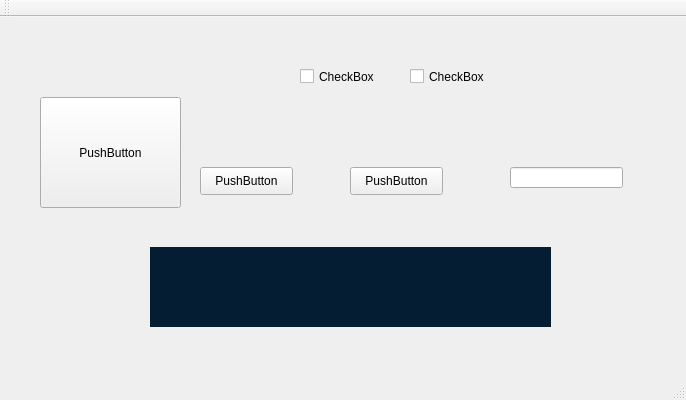
<?xml version="1.0" encoding="UTF-8"?>
<ui version="4.0">
 <class>ImageGraphicsWindowClass</class>
 <widget class="QMainWindow" name="ImageGraphicsWindowClass">
  <property name="geometry">
   <rect>
    <x>0</x>
    <y>0</y>
    <width>686</width>
    <height>400</height>
   </rect>
  </property>
  <property name="windowTitle">
   <string>ImageGraphicsWindow</string>
  </property>
  <widget class="QWidget" name="centralWidget">
   <widget class="QPushButton" name="pushButton">
    <property name="geometry">
     <rect>
      <x>200</x>
      <y>150</y>
      <width>93</width>
      <height>28</height>
     </rect>
    </property>
    <property name="text">
     <string>PushButton</string>
    </property>
    <property name="checkable">
     <bool>true</bool>
    </property>
    <attribute name="buttonGroup">
     <string notr="true">buttonGroup</string>
    </attribute>
   </widget>
   <widget class="QPushButton" name="pushButton_2">
    <property name="geometry">
     <rect>
      <x>350</x>
      <y>150</y>
      <width>93</width>
      <height>28</height>
     </rect>
    </property>
    <property name="text">
     <string>PushButton</string>
    </property>
    <property name="checkable">
     <bool>true</bool>
    </property>
    <attribute name="buttonGroup">
     <string notr="true">buttonGroup</string>
    </attribute>
   </widget>
   <widget class="QPushButton" name="pushButton_3">
    <property name="geometry">
     <rect>
      <x>40</x>
      <y>80</y>
      <width>141</width>
      <height>111</height>
     </rect>
    </property>
    <property name="text">
     <string>PushButton</string>
    </property>
    <property name="checkable">
     <bool>false</bool>
    </property>
   </widget>
   <widget class="QWidget" name="widget" native="true">
    <property name="geometry">
     <rect>
      <x>150</x>
      <y>230</y>
      <width>401</width>
      <height>80</height>
     </rect>
    </property>
    <property name="autoFillBackground">
     <bool>false</bool>
    </property>
    <property name="styleSheet">
     <string notr="true">* {
    background-color:#041D32;
}</string>
    </property>
   </widget>
   <widget class="QCheckBox" name="checkBox">
    <property name="geometry">
     <rect>
      <x>300</x>
      <y>50</y>
      <width>91</width>
      <height>19</height>
     </rect>
    </property>
    <property name="text">
     <string>CheckBox</string>
    </property>
   </widget>
   <widget class="QCheckBox" name="checkBox_2">
    <property name="geometry">
     <rect>
      <x>410</x>
      <y>50</y>
      <width>91</width>
      <height>19</height>
     </rect>
    </property>
    <property name="text">
     <string>CheckBox</string>
    </property>
   </widget>
   <widget class="QLineEdit" name="lineEdit">
    <property name="geometry">
     <rect>
      <x>510</x>
      <y>150</y>
      <width>113</width>
      <height>21</height>
     </rect>
    </property>
   </widget>
  </widget>
  <widget class="QMenuBar" name="menuBar">
   <property name="geometry">
    <rect>
     <x>0</x>
     <y>0</y>
     <width>686</width>
     <height>26</height>
    </rect>
   </property>
  </widget>
  <widget class="QToolBar" name="mainToolBar">
   <attribute name="toolBarArea">
    <enum>TopToolBarArea</enum>
   </attribute>
   <attribute name="toolBarBreak">
    <bool>false</bool>
   </attribute>
  </widget>
  <widget class="QStatusBar" name="statusBar"/>
 </widget>
 <layoutdefault spacing="6" margin="11"/>
 <resources>
  <include location="ImageGraphicsWindow.qrc"/>
 </resources>
 <connections/>
 <buttongroups>
  <buttongroup name="buttonGroup"/>
 </buttongroups>
</ui>
